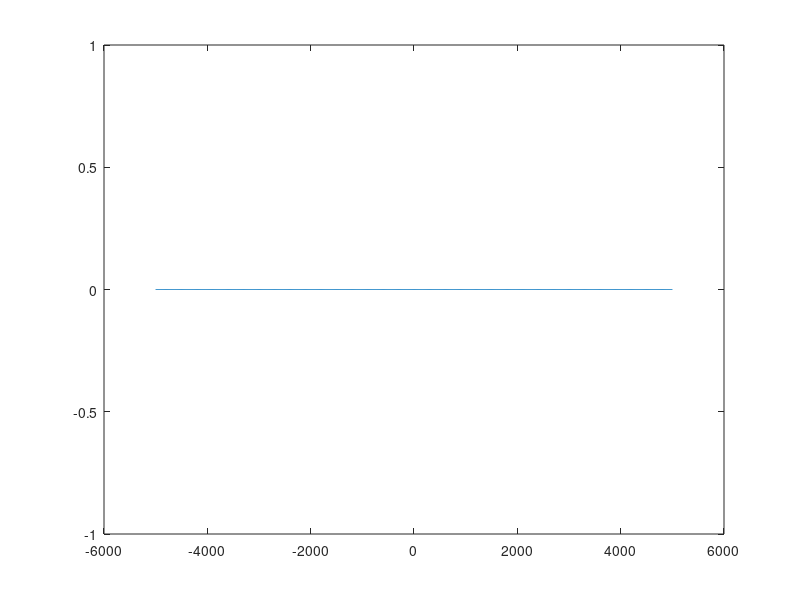

Source code (MATLAB):
t = 0:0.0001:.1;

fs = 1/0.0001;
f = linspace(-fs/2,fs/2,length(t));

xp = 10*cos(2*pi*1000*t);
xs = 10*cos(2*pi*9000.*t);



Xp = abs(fft(xp));
Xs = abs(fft(xs));
%plot(f,Xp);
Hp = 1./sqrt(1+power(f/800,10));
Yp = Xp.*Hp;

HP = abs(Hp);



%phase = zerophase(Hp);

Fs(1) = 0
for i = 2:length(t)
	Fs(i) = Hp(i)-Hp(i-1);
end

plot(f,angle(Hp))

